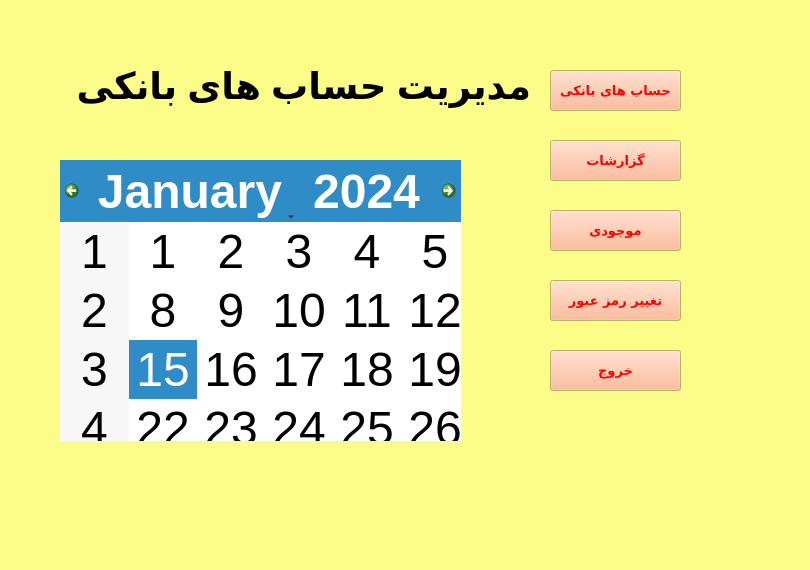
<?xml version="1.0" encoding="UTF-8"?>
<ui version="4.0">
 <class>asli</class>
 <widget class="QWidget" name="asli">
  <property name="geometry">
   <rect>
    <x>0</x>
    <y>0</y>
    <width>810</width>
    <height>570</height>
   </rect>
  </property>
  <property name="palette">
   <palette>
    <active>
     <colorrole role="Button">
      <brush brushstyle="SolidPattern">
       <color alpha="255">
        <red>255</red>
        <green>170</green>
        <blue>127</blue>
       </color>
      </brush>
     </colorrole>
     <colorrole role="ButtonText">
      <brush brushstyle="SolidPattern">
       <color alpha="255">
        <red>255</red>
        <green>0</green>
        <blue>0</blue>
       </color>
      </brush>
     </colorrole>
     <colorrole role="Base">
      <brush brushstyle="SolidPattern">
       <color alpha="255">
        <red>255</red>
        <green>255</green>
        <blue>255</blue>
       </color>
      </brush>
     </colorrole>
     <colorrole role="Window">
      <brush brushstyle="SolidPattern">
       <color alpha="255">
        <red>252</red>
        <green>252</green>
        <blue>137</blue>
       </color>
      </brush>
     </colorrole>
    </active>
    <inactive>
     <colorrole role="Button">
      <brush brushstyle="SolidPattern">
       <color alpha="255">
        <red>255</red>
        <green>170</green>
        <blue>127</blue>
       </color>
      </brush>
     </colorrole>
     <colorrole role="ButtonText">
      <brush brushstyle="SolidPattern">
       <color alpha="255">
        <red>255</red>
        <green>0</green>
        <blue>0</blue>
       </color>
      </brush>
     </colorrole>
     <colorrole role="Base">
      <brush brushstyle="SolidPattern">
       <color alpha="255">
        <red>255</red>
        <green>255</green>
        <blue>255</blue>
       </color>
      </brush>
     </colorrole>
     <colorrole role="Window">
      <brush brushstyle="SolidPattern">
       <color alpha="255">
        <red>252</red>
        <green>252</green>
        <blue>137</blue>
       </color>
      </brush>
     </colorrole>
    </inactive>
    <disabled>
     <colorrole role="Button">
      <brush brushstyle="SolidPattern">
       <color alpha="255">
        <red>255</red>
        <green>170</green>
        <blue>127</blue>
       </color>
      </brush>
     </colorrole>
     <colorrole role="ButtonText">
      <brush brushstyle="SolidPattern">
       <color alpha="255">
        <red>120</red>
        <green>120</green>
        <blue>120</blue>
       </color>
      </brush>
     </colorrole>
     <colorrole role="Base">
      <brush brushstyle="SolidPattern">
       <color alpha="255">
        <red>252</red>
        <green>252</green>
        <blue>137</blue>
       </color>
      </brush>
     </colorrole>
     <colorrole role="Window">
      <brush brushstyle="SolidPattern">
       <color alpha="255">
        <red>252</red>
        <green>252</green>
        <blue>137</blue>
       </color>
      </brush>
     </colorrole>
    </disabled>
   </palette>
  </property>
  <property name="font">
   <font>
    <pointsize>36</pointsize>
   </font>
  </property>
  <property name="windowTitle">
   <string>Form</string>
  </property>
  <widget class="QPushButton" name="pushButton">
   <property name="geometry">
    <rect>
     <x>550</x>
     <y>70</y>
     <width>131</width>
     <height>41</height>
    </rect>
   </property>
   <property name="font">
    <font>
     <family>NPWLYaghout Bold</family>
     <pointsize>10</pointsize>
     <weight>75</weight>
     <bold>true</bold>
    </font>
   </property>
   <property name="text">
    <string>حساب های بانکی</string>
   </property>
  </widget>
  <widget class="QPushButton" name="pushButton_2">
   <property name="geometry">
    <rect>
     <x>550</x>
     <y>140</y>
     <width>131</width>
     <height>41</height>
    </rect>
   </property>
   <property name="font">
    <font>
     <family>NPWLYaghout Bold</family>
     <pointsize>10</pointsize>
     <weight>75</weight>
     <bold>true</bold>
    </font>
   </property>
   <property name="text">
    <string>گزارشات</string>
   </property>
  </widget>
  <widget class="QPushButton" name="pushButton_3">
   <property name="geometry">
    <rect>
     <x>550</x>
     <y>210</y>
     <width>131</width>
     <height>41</height>
    </rect>
   </property>
   <property name="font">
    <font>
     <family>NPWLYaghout Bold</family>
     <pointsize>10</pointsize>
     <weight>75</weight>
     <bold>true</bold>
    </font>
   </property>
   <property name="text">
    <string>موجودی</string>
   </property>
  </widget>
  <widget class="QPushButton" name="pushButton_4">
   <property name="geometry">
    <rect>
     <x>550</x>
     <y>280</y>
     <width>131</width>
     <height>41</height>
    </rect>
   </property>
   <property name="font">
    <font>
     <family>NPWLYaghout Bold</family>
     <pointsize>10</pointsize>
     <weight>75</weight>
     <bold>true</bold>
    </font>
   </property>
   <property name="text">
    <string>تغییر رمز عبور</string>
   </property>
  </widget>
  <widget class="QPushButton" name="pushButton_5">
   <property name="geometry">
    <rect>
     <x>550</x>
     <y>350</y>
     <width>131</width>
     <height>41</height>
    </rect>
   </property>
   <property name="font">
    <font>
     <family>NPWLYaghout Bold</family>
     <pointsize>10</pointsize>
     <weight>75</weight>
     <bold>true</bold>
    </font>
   </property>
   <property name="text">
    <string>خروج</string>
   </property>
  </widget>
  <widget class="QLabel" name="label">
   <property name="geometry">
    <rect>
     <x>40</x>
     <y>-20</y>
     <width>491</width>
     <height>211</height>
    </rect>
   </property>
   <property name="font">
    <font>
     <family>MS Shell Dlg 2</family>
     <pointsize>28</pointsize>
     <weight>75</weight>
     <bold>true</bold>
    </font>
   </property>
   <property name="text">
    <string>مدیریت حساب های بانکی</string>
   </property>
  </widget>
  <widget class="QCalendarWidget" name="calendarWidget">
   <property name="geometry">
    <rect>
     <x>60</x>
     <y>160</y>
     <width>401</width>
     <height>281</height>
    </rect>
   </property>
  </widget>
 </widget>
 <resources/>
 <connections/>
</ui>
